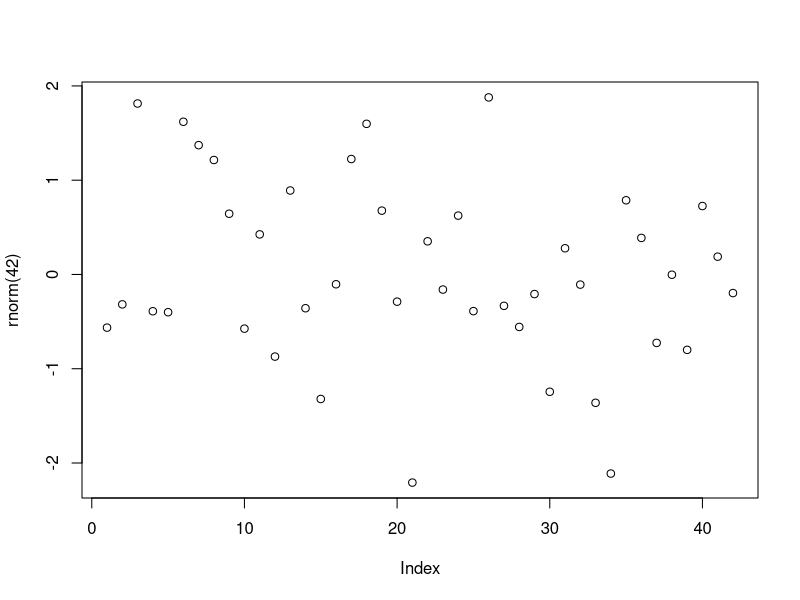

This chart was generated by the following R code:
## ---- chunk 1
knitr::opts_chunk$set(echo = TRUE)
## ---- chunk 2
plot(rnorm(42))
